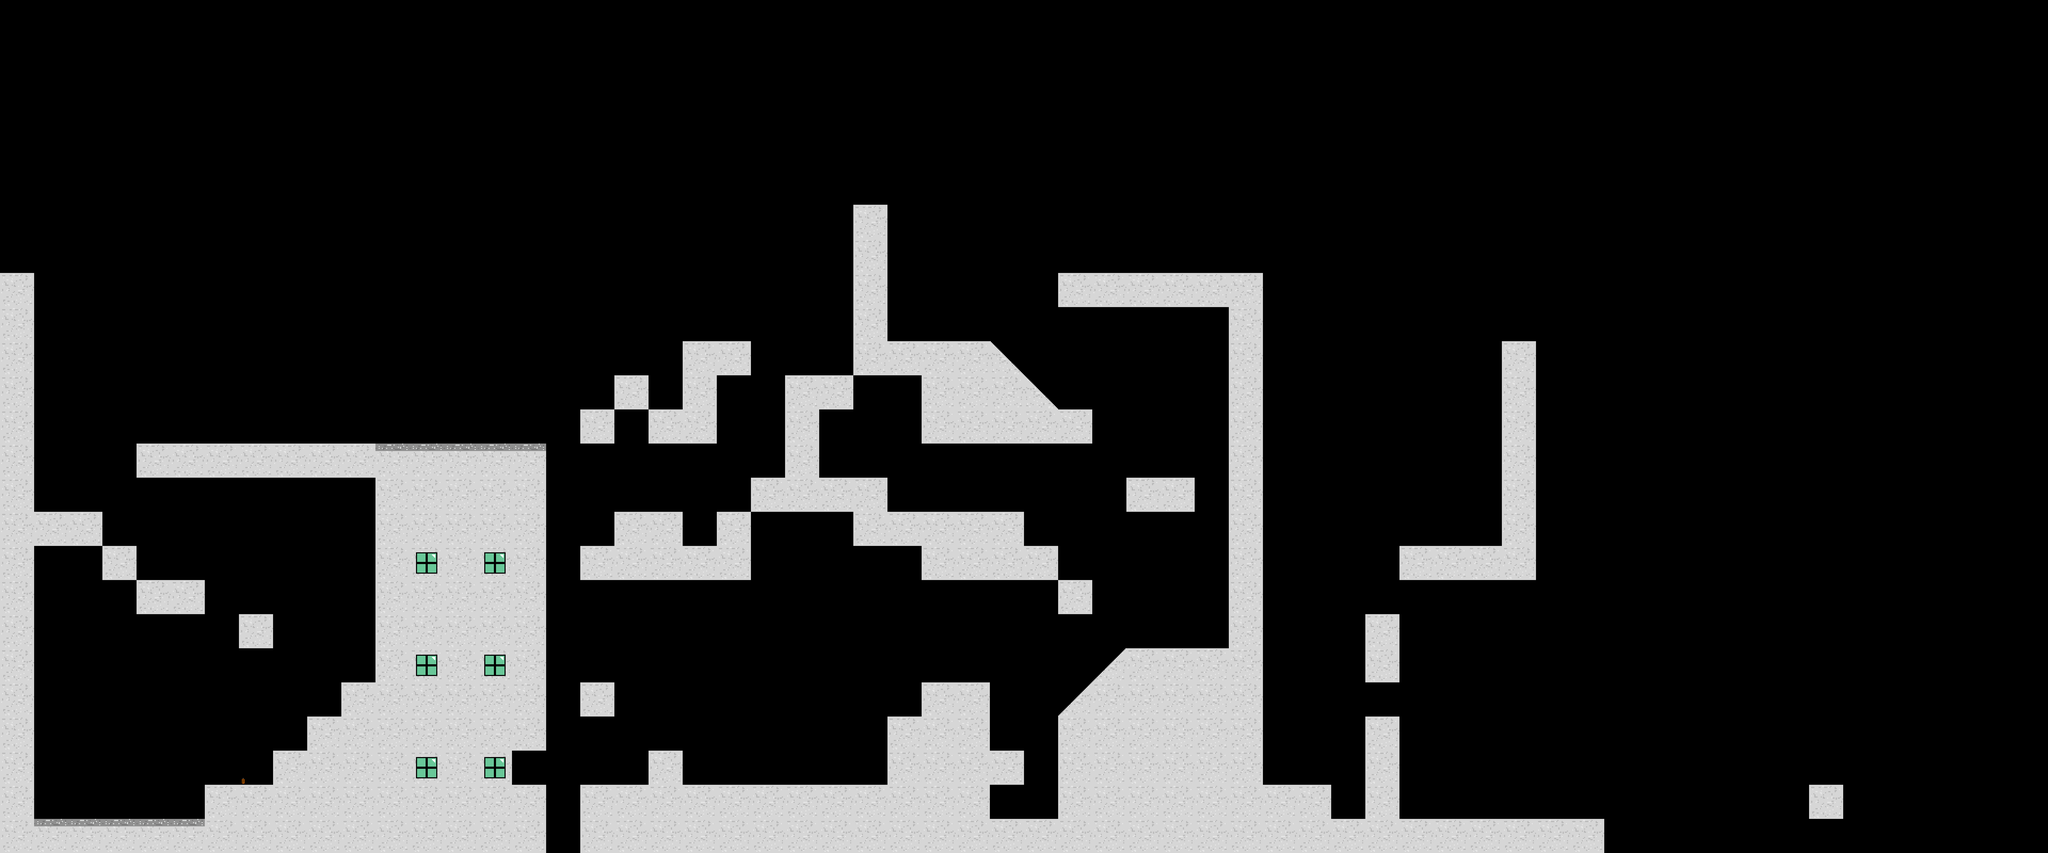

This game map was drawn from its Tiled (.tmx) file and the tilesets committed beside it. A one-line description and the trimmed map source follow:
An orthogonal 60x25 tile map with 128x128 px tiles, 4 tile layers (Tweets, Tan, Damage, Platforms), 2 tilesets and 3 objects.

<map version="1.2" tiledversion="1.3.2" orientation="orthogonal" renderorder="right-down" compressionlevel="0" width="60" height="25" tilewidth="128" tileheight="128" infinite="0" nextlayerid="5" nextobjectid="1">
 <editorsettings>
  <export target="level_one.tmx" format="tmx" />
 </editorsettings>
 <tileset firstgid="1" name="city_tiles" tilewidth="128" tileheight="128" tilecount="5" columns="0">
  <grid orientation="orthogonal" width="1" height="1" />
  <tile id="5">
   <image width="128" height="128" source="../images/tiles/concrete-window.png" />
   <objectgroup draworder="index" id="3">
    <object id="2" x="0" y="0" width="127.5" height="127.5" />
   </objectgroup>
  </tile>
  <tile id="6">
   <image width="128" height="128" source="../images/tiles/concrete-middle.png" />
  </tile>
  <tile id="7">
   <image width="128" height="128" source="../images/tiles/concrete-slant-left.png" />
   <objectgroup draworder="index" id="3">
    <object id="12" x="-0.181818" y="0">
     <polygon points="0,0 128.182,127.818 0,127.818" />
    </object>
   </objectgroup>
  </tile>
  <tile id="8">
   <image width="128" height="128" source="../images/tiles/concrete-slant-right.png" />
   <objectgroup draworder="index" id="2">
    <object id="1" x="0.25" y="127.75">
     <polygon points="0,0 127.5,-128.25 127.5,0" />
    </object>
   </objectgroup>
  </tile>
  <tile id="9">
   <image width="128" height="128" source="../images/tiles/concrete-top.png" />
  </tile>
 </tileset>
 <tileset firstgid="11" name="items" tilewidth="128" tileheight="128" tilecount="2" columns="0">
  <grid orientation="orthogonal" width="1" height="1" />
  <tile id="17">
   <image width="128" height="128" source="../images/items/tweet.png" />
  </tile>
  <tile id="18">
   <image width="32" height="32" source="../images/items/Tan/tan_0.png" />
  </tile>
 </tileset>
 <layer id="2" name="Tweets" width="60" height="25">
  <data>[1500 cells, 0 non-empty, 0 distinct tile ids]</data>
 </layer>
 <layer id="4" name="Tan" width="60" height="25">
  <data>[1500 cells, 2 non-empty, 2 distinct tile ids]</data>
 </layer>
 <layer id="3" name="Damage" width="60" height="25">
  <data>[1500 cells, 0 non-empty, 0 distinct tile ids]</data>
 </layer>
 <layer id="1" name="Platforms" width="60" height="25">
  <data>[1500 cells, 279 non-empty, 5 distinct tile ids]</data>
 </layer>
</map>